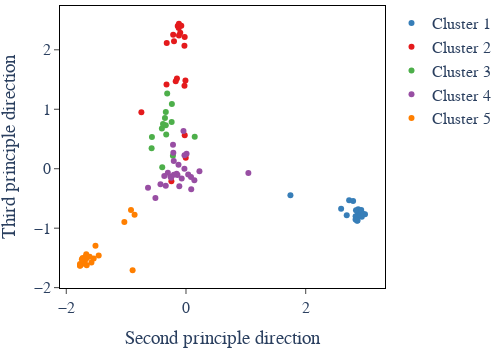

Here is the notebook cell this chart was saved with:
### Code cell
# Plot the embedded points coloured by the Gaussian Mixture Model cluster labels 
fig = go.Figure()
for i in range(B):
    fig.add_trace(go.Scatter(x=current_embedded_array[0,labels[0]==i,x_direction], y=current_embedded_array[0,labels[0]==i,y_direction], mode='markers', marker=dict(color=colors[i]),name=f'Cluster {i+1}'))
layout = go.Layout(
    yaxis=dict(title='Third principle direction', showline=True, linewidth=1, linecolor='black',ticks='outside',mirror=True),
    xaxis=dict(title='Second principle direction',showline=True, linewidth=1, linecolor='black',ticks='outside',mirror=True,automargin=True),
    paper_bgcolor='white',  # Set background color to white
    plot_bgcolor='white',   # Set plot area color to white
    font_family="Serif", 
    font_size=16, 
    margin=dict(l=5, r=5, t=5, b=5),
    width =500, 
    height=350
)
fig.update_layout(layout)
fig.show()

### Figure 1 — Plotly figure (JSON) as saved in the notebook; plotly's stock layout.template omitted (floating-point values rounded to 4 significant figures)
{"data": [{"marker": {"color": "rgb(55, 126, 184)"}, "mode": "markers", "name": "Cluster 1", "type": "scatter", "x": [2.875, 2.875, 2.877, 2.927, 2.685, 2.592, 2.858, 2.726, 2.99, 2.874, 2.792, 2.84, 2.937, 2.957, 2.833, 2.833, 1.745, 2.867], "y": [-0.7438, -0.7595, -0.6837, -0.6952, -0.7835, -0.6724, -0.8745, -0.5301, -0.7642, -0.8025, -0.5431, -0.6988, -0.8065, -0.758, -0.7988, -0.8538, -0.4477, -0.8695]}, {"marker": {"color": "rgb(228, 26, 28)"}, "mode": "markers", "name": "Cluster 2", "type": "scatter", "x": [-0.3253, -0.2142, -0.02601, -0.2004, -0.1381, -0.02117, -0.1215, -0.1512, -0.02527, -0.009074, -0.02173, -0.09602, -0.12, -0.3218, -0.1181, -0.07853, -0.004448, -0.7453, -0.1716, -0.1176, -0.244], "y": [1.417, 2.253, 2.068, 2.142, 2.401, 0.5645, 2.368, 1.518, 1.394, 1.485, 2.217, 2.285, 2.415, 2.116, 2.436, 2.403, 0.1834, 0.9483, 1.47, 2.242, -0.2119]}, {"marker": {"color": "rgb(77, 175, 74)"}, "mode": "markers", "name": "Cluster 3", "type": "scatter", "x": [0.1457, -0.4029, -0.2394, -0.3377, -0.2357, -0.3837, -0.3305, -0.569, -0.3373, -0.3514, -0.5743, -0.3141, -0.2186, -0.397], "y": [0.5391, 0.6764, 0.7868, 0.7329, 1.087, 0.753, 0.5741, 0.5354, 0.9526, 0.855, 0.3441, 1.263, 0.2177, 0.02263]}, {"marker": {"color": "rgb(152, 78, 163)"}, "mode": "markers", "name": "Cluster 4", "type": "scatter", "x": [-0.2115, -0.1251, -0.2044, 0.009476, -0.02522, -0.2171, 0.2246, 1.042, -0.3625, -0.2602, 0.08418, -0.1422, -0.4264, -0.07156, -0.1117, 0.08746, -0.02634, -0.3028, 0.03677, -0.6344, -0.3377, -0.1569, 0.1398, -0.2482, -0.04217, -0.2022, -0.511], "y": [0.2688, 0.06875, 0.1286, 0.2527, 0.2286, 0.4051, -0.04178, -0.07233, -0.1226, -0.1308, -0.1379, -0.1067, -0.2618, -0.1661, -0.2944, -0.3453, -0.0002945, -0.06672, -0.09695, -0.3181, -0.2844, -0.08435, -0.1948, -0.1532, 0.6335, -0.1028, -0.4921]}, {"marker": {"color": "rgb(255, 127, 0)"}, "mode": "markers", "name": "Cluster 5", "type": "scatter", "x": [-0.9188, -0.8588, -1.03, -1.691, -1.669, -1.579, -1.749, -1.771, -1.769, -0.8916, -1.726, -1.666, -1.512, -1.541, -1.459, -1.659, -1.609, -1.669, -1.74, -1.77], "y": [-0.6948, -0.7757, -0.8962, -1.563, -1.515, -1.577, -1.61, -1.604, -1.628, -1.706, -1.502, -1.439, -1.294, -1.511, -1.458, -1.622, -1.48, -1.47, -1.523, -1.633]}], "layout": {"font": {"family": "Serif", "size": 16}, "height": 350, "margin": {"b": 5, "l": 5, "r": 5, "t": 5}, "paper_bgcolor": "white", "plot_bgcolor": "white", "width": 500, "xaxis": {"automargin": true, "linecolor": "black", "linewidth": 1, "mirror": true, "showline": true, "ticks": "outside", "title": {"text": "Second principle direction"}}, "yaxis": {"linecolor": "black", "linewidth": 1, "mirror": true, "showline": true, "ticks": "outside", "title": {"text": "Third principle direction"}}}}
